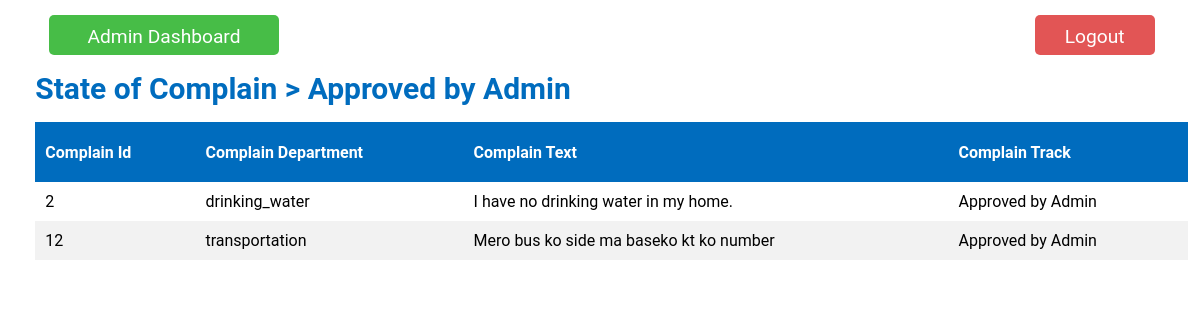
Page /views/admin_view_complain.php?state_id=2 (signed in) on the committed database.
### tables this page shows
CREATE TABLE `state` (
  `state_id` int(1) NOT NULL,
  `state_name` varchar(50) NOT NULL
);

CREATE TABLE `complain` (
  `complain_id` int(5) NOT NULL,
  `user_id` int(5) NOT NULL,
  `department_id` int(5) NOT NULL,
  `complain_text` varchar(500) NOT NULL,
  `state_id` int(1) NOT NULL DEFAULT 1
);

CREATE TABLE `department` (
  `department_id` int(5) NOT NULL,
  `department_name` varchar(30) NOT NULL,
  `department_username` varchar(30) NOT NULL,
  `department_password` varchar(20) NOT NULL
);

### views/admin_view_complain.php (the view, shortened to what this page needs)
<?php
    include_once '../connection/connection.php';
    if(!empty($_SESSION['admin_id'])){
        if(isset($_GET['state_id'])){
            $state_id = $_GET['state_id'];
            $sql = "SELECT * FROM state WHERE state_id = '$state_id'";
            $res = mysqli_query($db_con, $sql);
            $r = mysqli_fetch_array($res);
            $state_name = $r['state_name'];
        ?>
        <!DOCTYPE html>
        <html lang="en">
        <head>
        <link rel="stylesheet" href="../style.css">
        </head>
        <body>
            <div class="inlineblock">
                <div class="logout">
                    <button onclick="location.href='../auth/adminlogout.php';">Logout</button>
                </div>
                <div class="gotodashboard">
                    <button onclick="location.href='admindashboard.php';">Admin Dashboard</button>
                </div>
            </div>
            <div class="approval_State">
                State of Complain > <?php echo $state_name; ?>
            </div>
            <table>
                <tr>
                    <th>Complain Id</th>
                    <th>Complain Department</th>
                    <th>Complain Text</th>
                    <th>Complain Track</th>
                </tr>
                <tr>
                    <?php
                        $query="SELECT * FROM complain WHERE state_id = '$state_id'";
                        $result = mysqli_query($db_con,$query);
                        if($result){
                            while($row=mysqli_fetch_array($result)){
                                $department_id=$row['department_id'];
                                $query1 = "SELECT * FROM department WHERE department_id = '$department_id'";
                                $result1 = mysqli_query($db_con,$query1);
                                $row1=mysqli_fetch_array($result1);
                                $state_id=$row['state_id'];
                                $query2 = "SELECT * FROM state WHERE state_id = '$state_id'";
                                $result2 = mysqli_query($db_con,$query2);
                                $row2=mysqli_fetch_array($result2);
                                ?>
                                    <tr>
                                        <td><?php echo $row['complain_id']; ?></td>
                                        <td><?php echo $row1['department_name']; ?></td>
                                        <td><?php echo $row['complain_text']; ?></td>
                                        <td><?php echo $row2['state_name']?></td>
                                    </tr>
                                <?php
                            }
                        }
                        else{
                            die("Error");
                        }
                    }
                    ?>
            </table>
        </body>
        </html>
        <?php
    }
    else{
        header('location:../views/accessdenied.php');
    }
?>

### style.css (style rules this page uses)
* { margin: auto 1%; padding: 0%; font-family: 'Roboto', sans-serif; }
button { margin-top: 2vh; height: 5vh; width: 10vw; background-color: rgb(0,108,190); color: white; border-radius: 10px; border: none; cursor: pointer; font-size: 1.1em; }
table { border-collapse: collapse; width: 100%; margin-top: 2vh; }
th, td { text-align: left; padding: 10px 10px; }
tr:nth-child(even) { background-color: #f2f2f2 }
th { background-color: rgb(0,108,190); color: white; height: 5vh; }
.inlineblock { display: flex; flex-direction:row-reverse; justify-content: space-between; }
.logout { float: right; }
.logout button { background-color: rgb(226, 85, 85); color: white; border: none; border-radius: 5px; padding: 10px; margin-top: 15px; font-size: 1.2em; }
.gotodashboard button { width: 12em; background-color: rgb(71, 189, 71); color: white; border: none; border-radius: 5px; padding: 10px; margin-top: 15px; font-size: 1.2em; }
.approval_State { margin-top: 2vh; font-size: 30px; font-weight: bold; color: rgb(0,108,190); }

### rows in the picture
state: state_name "Approved by Admin"
complain: complain_id "2", department.department_name "drinking_water", complain_text "I have no drinking water in my home.", state.state_name "Approved by Admin"
complain: complain_id "12", department.department_name "transportation", complain_text "Mero bus ko side ma baseko kt ko number", state.state_name "Approved by Admin"
